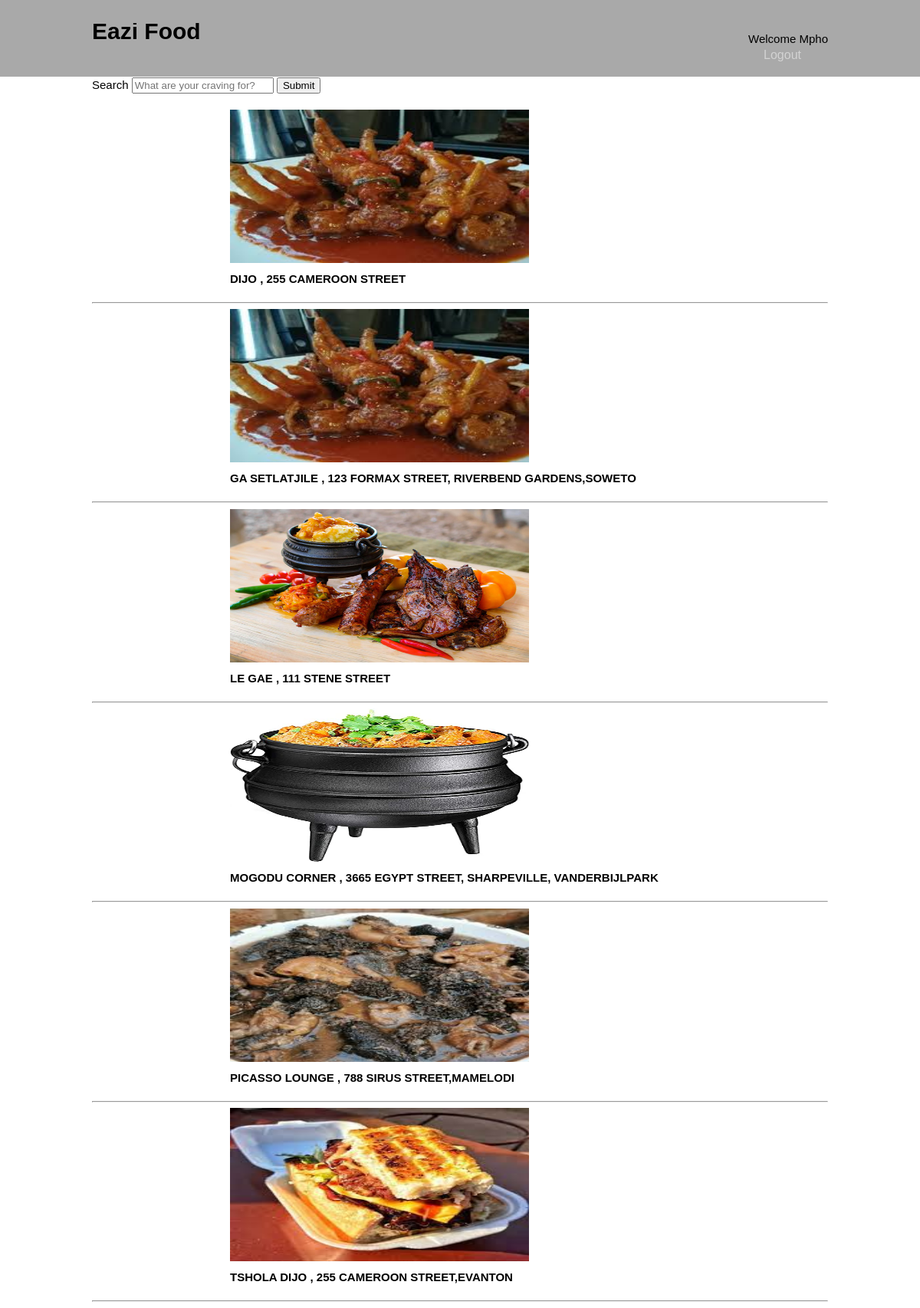
Screenshot of /Group11_TheAccelerators_Demo/customerPage.php (signed in) with the database file from the repository.
### tables this page shows
CREATE TABLE `restaurant` (
  `restaurantName` varchar(50) NOT NULL,
  `address` varchar(50) NOT NULL,
  `cuisine` varchar(50) NOT NULL,
  `firstName` varchar(50) NOT NULL,
  `lastName` varchar(50) NOT NULL,
  `email` varchar(50) NOT NULL,
  `phoneNumber` varchar(10) NOT NULL,
  `password` int(50) NOT NULL,
  `image` varchar(100) NOT NULL
);

### Group11_TheAccelerators_Demo/customerPage.php (the view, shortened to what this page needs)
<?php
include("connection.php");
?>
<!DOCTYPE html>
<html lang="en">
<head>
    <link rel="stylesheet" href="./css/style.css">
</head>
<body>
    <header>
        <div class="container">
            <div id="branding">
                <h1>Eazi Food</h1>
            </div>
            <nav>
                <?php
                if ($_SESSION['customerName'] != null) {
                    echo '<div>Welcome ' . $_SESSION['customerName'] . '</div>'
                        . '<ul>
                                <li><a href="logout.php">Logout</a></li>
                            </ul>';
                } else {
                    echo '<div>Welcome please login or signup to order</div>'
                        . '<ul>
                                <li><a href="login.php">login</a></li>
                            </ul>';
                }
                ?>
            </nav>
        </div>
    </header>
    <section>
        <form method="POST" action="restaurants.php" class="container">
            <label for="">Search</label>
            <input type=" text" placeholder="What are your craving for?" name="search" />
            <input type="submit" name="submit"><br><br>
            <?php
            $sql = "SELECT * FROM restaurant";
            $results = $con->query($sql);
            if ($results->num_rows > 0) {
                while ($row = mysqli_fetch_assoc($results)) {
                    echo "<div class='contain'>" . "<a href ='menu.php?rn=" . $row["restaurantName"] . "'>"
                        . "<img class='image-style' src='restaurantImages/" . $row['image'] . "' style='height: 200px; width:50%';> <a><br>"
                        . "<div>" . "<h4>" . $row["restaurantName"] . " , " . $row["address"] . "</h4>"  . "</div>" . "</div>" . "<hr>";
                }
            } else {
                echo "Error: " . $sql . "<br>" . $con->error;
            }
            ?>
        </form>
    </section>
</body>
</html>

### Group11_TheAccelerators_Demo/css/style.css (style rules this page uses)
body { font-family: Arial, Helvetica, sans-serif; font-size: 15px; line-height: 1.4em; padding: 0; margin: 0; background-color: white; }
.container { width: 80%; margin: auto; overflow: hidden; }
header { background-color: darkgray; padding-top: 30px; min-height: 70px; }
header a { color: lightgray; text-decoration: none; font-size: 16px; }
ul { margin: 0; padding: 0; }
header li { float: left; display: inline; padding: 0 20px 0 20px; }
header #branding { float: left; }
header #branding h1 { margin: 0; }
header nav { float: right; margin-top: 10px; }

### Group11_TheAccelerators_Demo/customerPage.php (style rules this page uses)
.contain h4 { margin-top: 5px; text-transform: uppercase; }
.contain { margin-left: 180px; }

### rows the page displays
restaurant: image (picture), restaurantName "DIJO", address "255 CAMEROON STREET"
restaurant: image (picture), restaurantName "GA SETLATJILE", address "123 FORMAX STREET, RIVERBEND GARDENS,SOWETO"
restaurant: image (picture), restaurantName "LE GAE", address "111 STENE STREET"
restaurant: image (picture), restaurantName "MOGODU CORNER", address "3665 EGYPT STREET, SHARPEVILLE, VANDERBIJLPARK"
restaurant: image (picture), restaurantName "PICASSO LOUNGE", address "788 SIRUS STREET,MAMELODI"
restaurant: image (picture), restaurantName "TSHOLA DIJO", address "255 CAMEROON STREET,EVANTON"

### other values shown
$_SESSION['customerName'] "Mpho"
